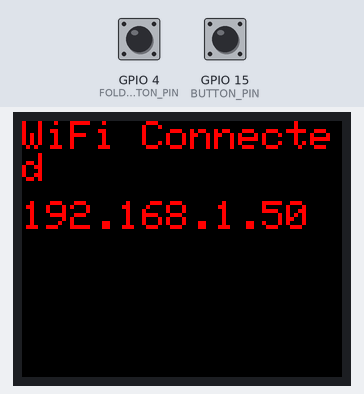
Bench run of a sketch on a simulated ESP32. On the bench: 160×128 colour display. Inputs (shaded band) come from the test bench; at power-on: GPIO 15 (BUTTON_PIN) HIGH, GPIO 4 (FOLDER_CHANGE_BUTTON_PIN) HIGH. WiFi joins after 1.5 s; servers stay silent unless stated; no radio packets arrive unless stated; what the sketch prints to the serial monitor is not drawn.

Above: at 2.8 s.
At 5.9 s:
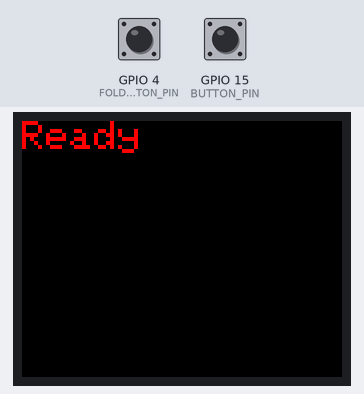
6.0 s: GPIO 15 (BUTTON_PIN) pulled LOW for 0.15 s
At 6.6 s:
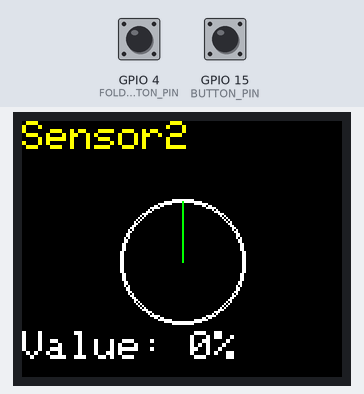
7.6 s: GPIO 15 (BUTTON_PIN) pulled LOW for 1 s
At 9.0 s:
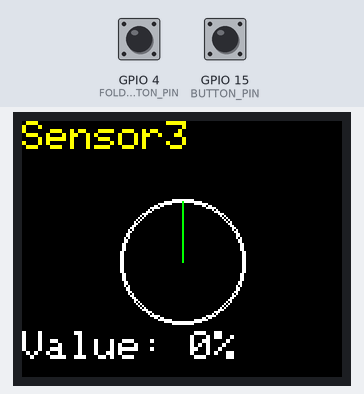
Timing chart, 0 to 10.6 s (numbered marks = the images above; inputs shaded):
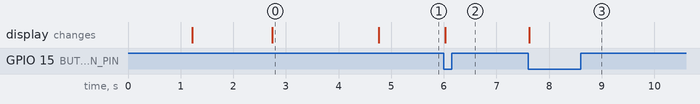

The sketch:

krishi_pragya_receiver.ino
```cpp
#include <LoRa.h>
#include <Adafruit_GFX.h>
#include <Adafruit_ST7735.h>
#include <SPI.h>
#include <math.h>
#include <ArduinoJson.h>
#include <WiFi.h>
#include <HTTPClient.h>
#include <Ticker.h>

// Wi-Fi credentials and server details
const char *ssid = "Project";
const char *password = "12345678";
const char *server = "https://nvs-krishi-pragya.onrender.com/api/core/sensors/";
const String apiKey = "pk-nvs-=13ade28046bc46b78a2b336d05132910=";

// Pin definitions for LoRa - adjusted to avoid reserved pins
#define LORA_NSS 5
#define LORA_RST 26  // Changed from 2 (which is reserved) to 26
#define LORA_DIO0 25 // Changed from -1 to 25 for better functionality

// Pin definitions for TFT display
#define TFT_DC 12
#define TFT_CS 13
#define TFT_MOSI 14
#define TFT_CLK 27
#define TFT_RST 33  // Changed from 0 to 33 to avoid reserved pins
#define TFT_MISO 0  // This could be kept at 0 if not actively used for MISO

// Button definitions
#define BUTTON_PIN 15
#define FOLDER_CHANGE_BUTTON_PIN 4

// Create TFT display object
Adafruit_ST7735 tft = Adafruit_ST7735(TFT_CS, TFT_DC, TFT_MOSI, TFT_CLK, TFT_RST);

// Meter dimensions
#define METER_RADIUS 30
#define METER_CENTER_X 80
#define METER_CENTER_Y 70
#define VALUE_Y_OFFSET 105

// Sensor data storage
int sensorValues[12] = {0};
int currentSensor = 1;
bool buttonPressed = false;
bool folderChangeButtonPressed = false;

// Folder variables (kept for future implementation)
int currentFolder = 1;

// Create Ticker object
Ticker watchdogTicker;

// Function to reset watchdog timer
void resetWatchdog()
{
    // Add logic to reset the watchdog timer if needed
    // This example does not use an actual hardware watchdog timer.
    // For a hardware watchdog, you would add code to reset it here.
}

void setup()
{
    Serial.begin(115200);

    // Wait for serial to initialize
    delay(1000);
    Serial.println("Starting setup...");

    pinMode(BUTTON_PIN, INPUT_PULLUP);
    pinMode(FOLDER_CHANGE_BUTTON_PIN, INPUT_PULLUP);

    // Initialize the display first
    Serial.println("Initializing display...");
    tft.initR(INITR_BLACKTAB);
    tft.setRotation(3);
    tft.fillScreen(ST7735_BLACK);
    tft.setTextColor(ST7735_RED);
    tft.setTextSize(2);
    tft.setCursor(0, 0);
    tft.println("Starting...");

    // Initialize LoRa
    Serial.println("Initializing LoRa...");
    LoRa.setPins(LORA_NSS, LORA_RST, LORA_DIO0);

    int loraAttempts = 0;
    while (!LoRa.begin(433E6) && loraAttempts < 5) {
        Serial.println("LoRa initialization failed. Retrying...");
        loraAttempts++;
        delay(1000);
    }

    if (loraAttempts >= 5) {
        Serial.println("Failed to start LoRa after multiple attempts!");
        tft.fillScreen(ST7735_BLACK);
        tft.setCursor(0, 0);
        tft.println("LoRa Failed!");
        delay(3000);
    } else {
        Serial.println("LoRa initialized successfully");
    }

    // Update display
    tft.fillScreen(ST7735_BLACK);
    tft.setCursor(0, 0);
    tft.println("LoRa Receiver");

    // Initialize Wi-Fi
    Serial.println("Connecting to WiFi...");
    tft.setCursor(0, 40);
    tft.println("Connecting WiFi");
    WiFi.begin(ssid, password);
    connectToWiFi();

    // Set up Ticker to call resetWatchdog() every 5 seconds
    watchdogTicker.attach(5, resetWatchdog);

    // Ready to go
    tft.fillScreen(ST7735_BLACK);
    tft.setCursor(0, 0);
    tft.println("Ready");
    Serial.println("Setup completed");
}

void loop()
{
    // Check for received LoRa packets
    int packetSize = LoRa.parsePacket();
    if (packetSize)
    {
        String packet = "";
        while (LoRa.available())
        {
            packet += (char)LoRa.read();
        }
        Serial.print("Received packet: ");
        Serial.println(packet);

        // Parse sensor values and display them
        parseSensorData(packet);
        sendDataToServer();
        displaySensorValue();
    }

    // Handle button press with debouncing
    handleButtonPress();

    // Handle folder change button press (kept for future implementation)
    handleFolderChange();
}

void displaySensorValue()
{
    // Clear the screen and display the meter for the current sensor
    tft.fillScreen(ST7735_BLACK);

    String sensorName = "Sensor" + String(currentSensor);
    drawRoundMeter(sensorValues[currentSensor - 1], sensorName);
}

void drawRoundMeter(int value, String sensorName)
{
    // Draw meter background
    tft.drawCircle(METER_CENTER_X, METER_CENTER_Y, METER_RADIUS, ST7735_WHITE);
    tft.drawCircle(METER_CENTER_X, METER_CENTER_Y, METER_RADIUS + 1, ST7735_WHITE);

    // Draw filled arc based on sensor value
    int startAngle = -90;
    int endAngle = map(value, 0, 100, -90, 90); // Fixed range from -90 to 90 degrees
    for (int angle = startAngle; angle <= endAngle; angle++)
    {
        float angleRad = radians(angle);
        int x = METER_CENTER_X + METER_RADIUS * cos(angleRad);
        int y = METER_CENTER_Y + METER_RADIUS * sin(angleRad);
        tft.drawLine(METER_CENTER_X, METER_CENTER_Y, x, y, ST7735_GREEN);
    }

    // Draw sensor name and value text
    tft.setCursor(0, 0);
    tft.setTextColor(ST7735_YELLOW);
    tft.setTextSize(2);
    tft.print(sensorName);

    tft.setCursor(0, VALUE_Y_OFFSET);
    tft.setTextColor(ST7735_WHITE);
    tft.setTextSize(2);
    tft.print("Value: ");
    tft.print(value);
    tft.print("%");
}

void sendDataToServer()
{
    if (WiFi.status() == WL_CONNECTED)
    {
        Serial.println("Sending data to server...");
        HTTPClient http;
        http.begin(server);
        http.addHeader("Content-Type", "application/json");
        http.addHeader("Authorization", "DeviceToken " + apiKey);

        StaticJsonDocument<256> doc;
        doc["temperature"] = "0";
        doc["humidity"] = "0";
        JsonObject soilMoisture = doc.createNestedObject("soil_moisture");
        for (int i = 0; i < 12; i++)
        {
            soilMoisture["s" + String(i + 1)] = sensorValues[i];
        }
        doc["nitrogen"] = "0";
        doc["phosphorus"] = "0";
        doc["potassium"] = "0";

        String requestBody;
        serializeJson(doc, requestBody);

        Serial.println("Request body: " + requestBody);

        int httpResponseCode = http.POST(requestBody);

        if (httpResponseCode > 0)
        {
            String response = http.getString();
            Serial.println("Response code: " + String(httpResponseCode));
            Serial.println("Response: " + response);
        }
        else
        {
            Serial.print("Error on sending POST: ");
            Serial.println(httpResponseCode);
            Serial.print("Error detail: ");
            Serial.println(http.errorToString(httpResponseCode));
        }

        http.end();
    }
    else
    {
        Serial.println("WiFi Disconnected, attempting to reconnect...");
        WiFi.begin(ssid, password);
        connectToWiFi();
    }
}

void parseSensorData(String packet)
{
    Serial.println("Parsing sensor data...");
    for (int i = 0; i < 12; i++)
    {
        String sensorLabel = "Sensor" + String(i + 1) + ":";
        int sensorStartIndex = packet.indexOf(sensorLabel);
        if (sensorStartIndex != -1)
        {
            int sensorEndIndex = packet.indexOf(';', sensorStartIndex);
            if (sensorEndIndex != -1) {
                String valueStr = packet.substring(sensorStartIndex + sensorLabel.length(), sensorEndIndex);
                valueStr.trim();
                int value = valueStr.toInt();
                sensorValues[i] = value;
                Serial.println("Sensor " + String(i + 1) + ": " + String(value));
            }
        }
    }
}

void handleButtonPress()
{
    if (digitalRead(BUTTON_PIN) == LOW)
    {
        if (!buttonPressed)
        {
            currentSensor = (currentSensor % 12) + 1;
            buttonPressed = true;
            Serial.println("Button pressed. Changing to Sensor " + String(currentSensor));
            displaySensorValue();
            delay(50); // Debounce delay
        }
    }
    else
    {
        buttonPressed = false;
    }
}

void handleFolderChange()
{
    if (digitalRead(FOLDER_CHANGE_BUTTON_PIN) == LOW)
    {
        if (!folderChangeButtonPressed)
        {
            currentFolder = (currentFolder % 3) + 1;
            Serial.print("Current folder changed to: ");
            Serial.println(currentFolder);
            folderChangeButtonPressed = true;
            delay(50); // Debounce delay
        }
    }
    else
    {
        folderChangeButtonPressed = false;
    }
}

void connectToWiFi()
{
    int wifiTimeout = 0;
    Serial.println();
    Serial.print("Connecting to WiFi ");
    Serial.println(ssid);

    while (WiFi.status() != WL_CONNECTED && wifiTimeout < 20)
    {
        delay(500);
        Serial.print(".");
        wifiTimeout++;
    }

    if (WiFi.status() == WL_CONNECTED) {
        Serial.println();
        Serial.println("Connected to WiFi.");
        Serial.print("IP Address: ");
        Serial.println(WiFi.localIP());

        tft.fillScreen(ST7735_BLACK);
        tft.setCursor(0, 0);
        tft.println("WiFi Connected");
        tft.setCursor(0, 40);
        tft.println(WiFi.localIP().toString());
        delay(2000);
    } else {
        Serial.println();
        Serial.println("Failed to connect to WiFi. Continuing without connection.");

        tft.fillScreen(ST7735_BLACK);
        tft.setCursor(0, 0);
        tft.println("WiFi Failed");
        delay(2000);
    }
}
```

Measured:
- after the input at 6.0 s, the display: changes at once (image 2)
- after the input at 7.6 s, the display: changes at once (image 3)
- what the display in image 0 shows lasts 2.1 s, from 2.7 s to 4.8 s
